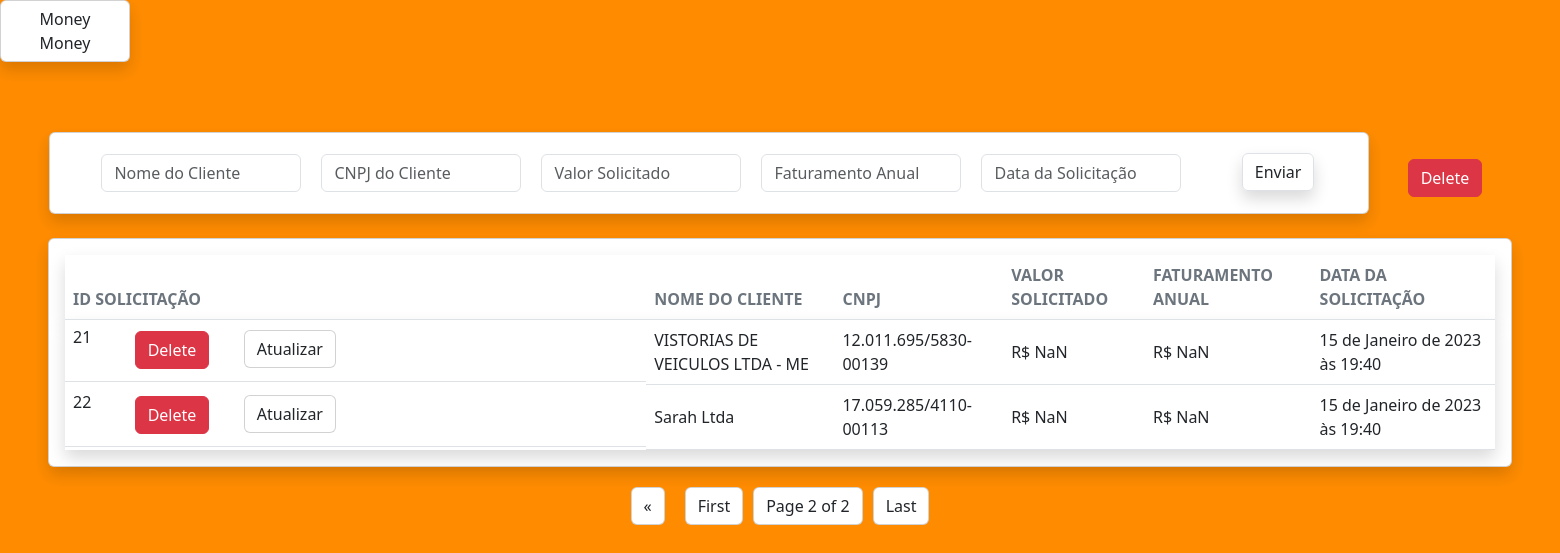
Page /solicitacoes/?page=2 on the committed database.
### solicitacoes_emprestimo/models.py (models this page shows, shortened)
class solicitacao(models.Model):
    nome_cliente = models.CharField(
        max_length=50, db_column='nome_cliente', blank=True, default=None, null=True)
    cnpj = models.CharField(max_length=14, db_column='cnpj',
                            blank=True, default=None, null=True, unique=True)
    valor_emprestimo = models.DecimalField(
        max_digits=10, decimal_places=2, db_column='valor_emprestimo', blank=True, default=None, null=True)
    faturamento_ano = models.DecimalField(
        max_digits=10, decimal_places=2, db_column='faturamento_ano', blank=True, default=None, null=True)
    nome_solicitante = models.CharField(
        max_length=50, db_column='nome_solicitante', blank=True, default=None, null=True)
    cpf_solicitante = models.CharField(
        max_length=11, db_column='cpf_solicitante', blank=True, default=None, null=True)
    telefone_solicitante = models.CharField(
        max_length=11, db_column='telefone_solicitante', blank=True, default=None, null=True)
    email_solicitante = models.CharField(
        max_length=70, db_column='email_solicitante', blank=True, default=None, null=True)
    data_solicitacao = models.DateTimeField(
        db_column='data_solicitacao', blank=True, default=timezone.now(), null=True)
    endereco_empresa = models.CharField(
        max_length=200, db_column='endereco_empresa', blank=True, default=None, null=True)
    class Meta:
        managed = True
        db_table = 'solitacao'
        verbose_name = 'solicitacao'
        verbose_name_plural = 'solicitacao'

### solicitacoes_emprestimo/views.py (the view)
# urls.py: path('solicitacoes/', solicitacoes, name='solicitacoes'),
def solicitacoes(request):
    solicitacoes_filter = FilterSolicitacoes(
        request.GET, queryset=solicitacao.objects.all())
    paginated_solicitacoes = Paginator(solicitacoes_filter.qs, 10)
    page_number = request.GET.get('page')
    solicitacoes_obj = paginated_solicitacoes.get_page(page_number)
    context = {'solicitacoes_filter': solicitacoes_filter,
               'solicitacoes_obj': solicitacoes_obj}
    return render(request, 'pages/homepage.html', context)

### solicitacoes_emprestimo/templatetags/solicitacoestags.py (called while the page is built)
@register.simple_tag
def my_url(value, field_name, urlencode=None):
    url = '?{}={}'.format(field_name, value)
    if urlencode:
        querystring = urlencode.split('&')
        filtered_querystring = filter(
            lambda p: p.split('=')[0] != field_name, querystring)
        encoded_querystring = '&'.join(filtered_querystring)
        url = '{}&{}'.format(url, encoded_querystring)
    return url

### solicitacoes_emprestimo/templates/pages/homepage.html (shortened to what this page needs)
{% load solicitacoestags %}
<!doctype html>
<html lang="en">
<head>
    <link href="https://cdn.jsdelivr.net/npm/bootstrap@5.3.0-alpha1/dist/css/bootstrap.min.css" rel="stylesheet"
>
</head>
<body style="background-color: #FF8C00">
    <main class="main-content position-relative border-radius-lg">
        <form>
            <div class="col-1">
                <a class="btn card rounded shadow" href="#">Money Money</a>
            </div>
            <div class="row d-flex justify-content-center align-items-center"
                style="margin-bottom: 20px; margin-top: 70px">
                <div class="col-10 d-flex card rounded shadow justify-content-center align-items-center">
                    <div class="row" style="height: 80px">
                        <div class="d-flex col-2 py-2 form-inline justify-content-center"
                            style="margin: 0 auto; padding-left: 70px">
                            <form class="justify-content-center align-items-center" method="get">
                                {{ solicitacoes_filter.form.as_p }}
                            </form>
                        </div>
                        <div class="col-2 py-1 mr-1 w-10 h-75" style="margin-top: 1rem;">
                            <button class="btn shadow border" style="margin-left: 50%; margin-top: 0%;"> Enviar
                            </button>
                        </div>
                    </div>
                </div>
                <div class='col-1 d-flex justify-content-center align-items-center'
                    style="margin-left: 10px; margin-top: 10px;">
                    <button type="button" class="btn btn-danger my-1"> <a class="text-decoration-none text-white"
                            href="/delete_solicitacao/"> Delete </a></button>
                </div>
            </div>
        </form>
        <div class="row">
            <div class="col-12">
                <div class="card rounded shadow p-3 mx-5 my-1">
                    <table class="table align-items-center mb-0">
                        <thead class="border-radius-lg shadow">
                            <th class="text-uppercase text-secondary text-xxs font-weight-bolder opacity-7" scope="col">
                                ID Solicitação</th>
                            <th class="text-uppercase text-secondary text-xxs font-weight-bolder opacity-7" scope="col">
                                Nome do Cliente</th>
                            <th class="text-uppercase text-secondary text-xxs font-weight-bolder opacity-7" scope="col">
                                CNPJ</th>
                            <th class="text-uppercase text-secondary text-xxs font-weight-bolder opacity-7" scope="col">
                                Valor solicitado</th>
                            <th class="text-uppercase text-secondary text-xxs font-weight-bolder opacity-7" scope="col">
                                Faturamento Anual</th>
                            <th class="text-uppercase text-secondary text-xxs font-weight-bolder opacity-7" scope="col">
                                Data da Solicitação</th>
                        </thead>
                        <tbody class="border-radius-lg shadow">
                            {% for c in solicitacoes_obj %}
                            <tr class="align-items-center">
                                <td class="align-middle text-right d-flex" style="margin: 0 auto;">
                                    <h6> {{c.id}} </h6>
                                    <div class='col-1 d-flex justify-content-center align-items-center w-1'
                                        style="margin-left: 10px; margin-top: -3px;">
                                        <a class="text-decoration-none text-black" href="{% url 'solicitacoes_emprestimo:UpdateSolicitacao' c.pk %}"> <button type="button"
                                                class="my-1 btn card rounded" style="margin-left: 330px;"> Atualizar
                                            </button></a>
                                    </div>
                                    <div class='col-1 d-flex justify-content-center align-items-center'
                                    style="margin-right: 40px; margin-top: -1px;">
                                    <button type="button" class="btn btn-danger my-1"> <a class="text-decoration-none text-white"
                                            href="{% url 'solicitacoes_emprestimo:delete_solicitacao' c.pk %}"> Delete </a></button>
                                    </div>
                                </td>
                                <td class="align-middle text-right">
                                    {{c.nome_cliente}}
                                </td>
                                <td class="align-middle text-right">
                                    <div id="{{c.cnpj}}{{c.id}}">{{c.cnpj}}</div>
                                </td>
                                <td class="align-middle text-right">
                                    <div id="{{c.valor_emprestimo}}{{c.cnpj}}{{c.id}}">R$ {{c.valor_emprestimo}}</div>
                                </td>
                                <td class="align-middle text-right">
                                    <div id="{{c.faturamento_ano}}{{c.cnpj}}{{c.id}}">R$ {{c.faturamento_ano}}</div>
                                </td>
                                <td id="data" class="align-middle text-right">
                                    {{c.data_solicitacao}}
                                </td>
                            </tr>
                            {% endfor %}
                        </tbody>
                    </table>
                </div>
            </div>
        </div>
        <div class="d-flex pagination mt-3 mb-3 justify-content-center">
            {% if solicitacoes_obj.has_previous %}
            <a id="pagination_buttons"
                href="{% my_url solicitacoes_obj.previous_page_number 'page' request.GET.urlencode %}"
                class="btn card rounded" style="margin-left: 10px; margin-right: 10px; height:10%;">&laquo</a>
            <a id="pagination_buttons" href="{% my_url 1 'page' request.GET.urlencode %}" class="btn card rounded"
                style="margin-left: 10px; margin-right: 10px; height:10%;">First</a>
            {% endif %}
            <div class="btn card rounded" style="cursor: none; height:10%;">Page {{ solicitacoes_obj.number }} of
                {{solicitacoes_obj.paginator.num_pages }}</div>
            <a id="pagination_buttons"
                href="{% my_url solicitacoes_obj.paginator.num_pages 'page' request.GET.urlencode %}"
                class="btn card rounded" style="margin-left: 10px; margin-right: 10px; height:10%;">Last</a>
        </div>
        <div class='col-1 d-flex justify-content-center align-items-center w-1'
            style="margin-left: 10px; margin-top: -50px;">
            <a class="text-decoration-none text-black" href="{% url 'solicitacoes_emprestimo:cadastrar_solicitacao' %}">
                </a>
        </div>
    </main>
</body>
</html>

### rows in the picture
solicitacao: id "21", nome_cliente "VISTORIAS DE VEICULOS LTDA - ME", data_solicitacao "15 de Janeiro de 2023 às 19:40"
solicitacao: id "22", nome_cliente "Sarah Ltda", data_solicitacao "15 de Janeiro de 2023 às 19:40"

### other values in the picture
{{ solicitacoes_obj.number }} "2"
{{ solicitacoes_obj.paginator.num_pages }} "2"
